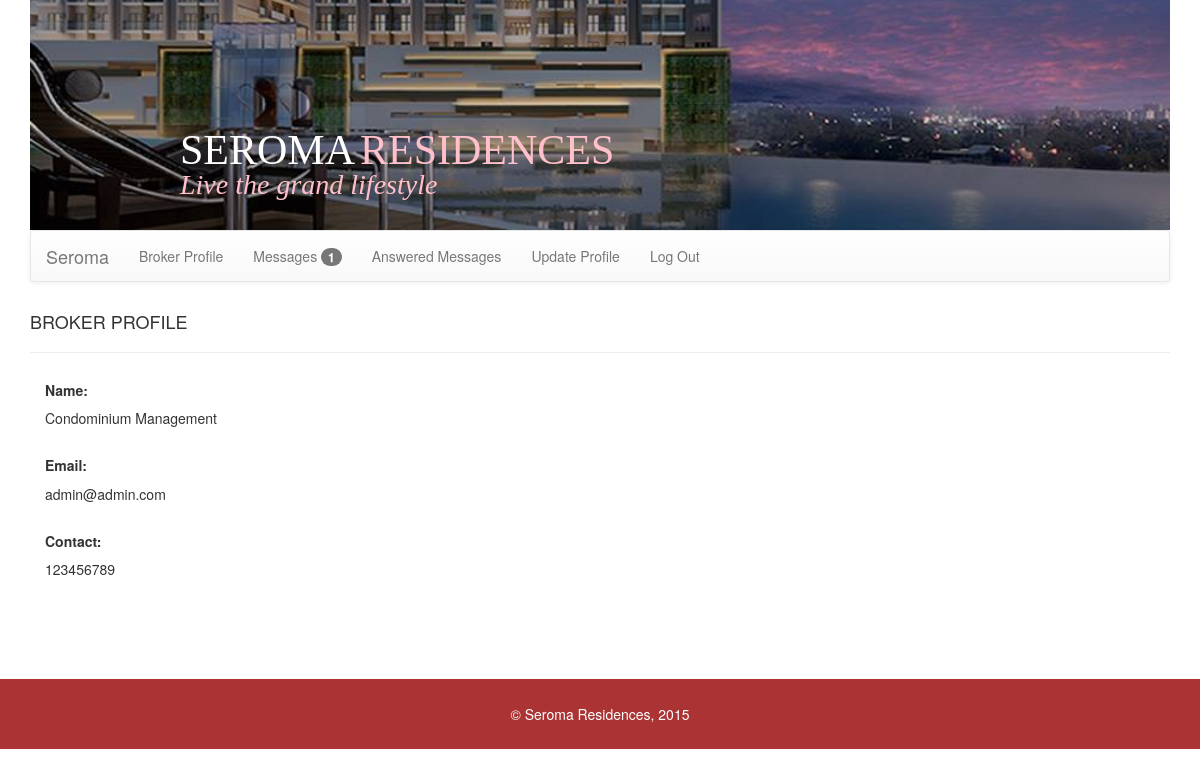
The app's page /broker/index.php (signed in) with its own data.
### tables this page shows
CREATE TABLE IF NOT EXISTS `users` (
  `id` int(11) NOT NULL AUTO_INCREMENT,
  `username` varchar(255) NOT NULL,
  `password` varchar(255) NOT NULL,
  `name` varchar(255) NOT NULL,
  `contact` varchar(255) NOT NULL,
  `email` varchar(255) NOT NULL,
  `status` smallint(6) NOT NULL,
  PRIMARY KEY (`id`)
);

### db.php (called while the page is built, shortened)
<?php
	function site_db()
	{
		try
		{
			return new PDO('mysql:host=localhost;dbname=seroma','root','');
		}
		catch(PDOException $ex)
		{
			echo "Connection Error: ", $ex->getMessage();
		}
	}
	function view_broker_profile($userid)
	{
		$db = site_db();
		$sql = "select * from users where id = ?";
		$st = $db->prepare($sql);
		$st->execute(array($userid));
		$row = $st->fetch();
		return $row;
	}
   function count_new_msg($userid){
    $db = site_db();
    $sql = "select count(viewed) from messages where recipient=? and viewed=?";
    $st = $db->prepare($sql);
    $st->execute(array($userid, 0));
    $rows = $st->fetchColumn();
    if($rows == 0)
       return false;
    else
       return $rows;
   }

### broker/broker.php (the view)
<?php
	$viewbrokerprofile = view_broker_profile($_SESSION['userid']);
?>
<!DOCTYPE html>
<head><title>Broker</title></head>
<html>
	<body>
		<h4>BROKER PROFILE</h4><hr/>
			<div class = "col-md-3">
				<div>
					<h5><b>Name:</b></h5>
					<?php echo htmlentities($viewbrokerprofile['name']);?>
				</div><br/>
				<div>
					<h5><b>Email:</b></h5>
					<?php echo htmlentities($viewbrokerprofile['email']);?>
				</div><br/>
				<div>
					<h5><b>Contact:</b></h5>
					<?php echo htmlentities($viewbrokerprofile['contact']);?>
				</div>
			</div>
	</body>
</html>

### records on screen
users: name "Condominium Management", email "admin@admin.com", contact "123456789"

### other values on screen
$countnewmsg "1"
